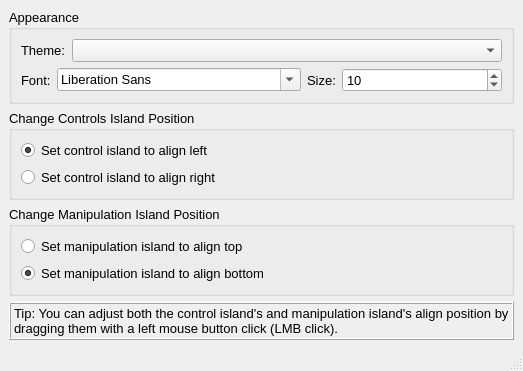
<?xml version="1.0" encoding="UTF-8"?>
<ui version="4.0">
 <class>PreferencesWindow</class>
 <widget class="QMainWindow" name="PreferencesWindow">
  <property name="geometry">
   <rect>
    <x>0</x>
    <y>0</y>
    <width>523</width>
    <height>371</height>
   </rect>
  </property>
  <property name="font">
   <font>
    <pointsize>10</pointsize>
   </font>
  </property>
  <property name="windowTitle">
   <string>Preferences</string>
  </property>
  <property name="windowIcon">
   <iconset>
    <normaloff>resources/icons/university.svg</normaloff>resources/icons/university.svg</iconset>
  </property>
  <widget class="QWidget" name="centralwidget">
   <layout class="QVBoxLayout" name="verticalLayout_3">
    <item>
     <widget class="QGroupBox" name="appearance_groupBox">
      <property name="title">
       <string>Appearance</string>
      </property>
      <layout class="QGridLayout" name="gridLayout">
       <item row="0" column="0">
        <layout class="QHBoxLayout" name="horizontalLayout">
         <item>
          <widget class="QLabel" name="themeSelector_label">
           <property name="font">
            <font>
             <pointsize>10</pointsize>
            </font>
           </property>
           <property name="text">
            <string>Theme:</string>
           </property>
          </widget>
         </item>
         <item>
          <widget class="QComboBox" name="themeSelector_comboBox">
           <property name="sizePolicy">
            <sizepolicy hsizetype="MinimumExpanding" vsizetype="Fixed">
             <horstretch>0</horstretch>
             <verstretch>0</verstretch>
            </sizepolicy>
           </property>
           <property name="font">
            <font>
             <pointsize>10</pointsize>
            </font>
           </property>
           <property name="statusTip">
            <string>Select a theme from the dropdown </string>
           </property>
          </widget>
         </item>
        </layout>
       </item>
       <item row="1" column="0">
        <layout class="QHBoxLayout" name="horizontalLayout_4">
         <item>
          <layout class="QHBoxLayout" name="horizontalLayout_3">
           <item>
            <widget class="QLabel" name="font_label">
             <property name="text">
              <string>Font:</string>
             </property>
            </widget>
           </item>
           <item>
            <widget class="QFontComboBox" name="fontComboBox">
             <property name="sizePolicy">
              <sizepolicy hsizetype="MinimumExpanding" vsizetype="Fixed">
               <horstretch>0</horstretch>
               <verstretch>0</verstretch>
              </sizepolicy>
             </property>
             <property name="statusTip">
              <string>Change the font across the entire app</string>
             </property>
             <property name="writingSystem">
              <enum>QFontDatabase::Latin</enum>
             </property>
             <property name="fontFilters">
              <set>QFontComboBox::MonospacedFonts|QFontComboBox::ProportionalFonts|QFontComboBox::ScalableFonts</set>
             </property>
             <property name="currentFont">
              <font>
               <pointsize>10</pointsize>
              </font>
             </property>
            </widget>
           </item>
          </layout>
         </item>
         <item>
          <layout class="QHBoxLayout" name="horizontalLayout_2">
           <item>
            <widget class="QLabel" name="fontSize_label">
             <property name="font">
              <font>
               <pointsize>10</pointsize>
              </font>
             </property>
             <property name="text">
              <string>Size:</string>
             </property>
            </widget>
           </item>
           <item>
            <widget class="QSpinBox" name="fontSize_spinBox">
             <property name="sizePolicy">
              <sizepolicy hsizetype="MinimumExpanding" vsizetype="Fixed">
               <horstretch>0</horstretch>
               <verstretch>0</verstretch>
              </sizepolicy>
             </property>
             <property name="font">
              <font>
               <pointsize>10</pointsize>
              </font>
             </property>
             <property name="statusTip">
              <string>Increase or decrease the font size across the entire app</string>
             </property>
             <property name="minimum">
              <number>6</number>
             </property>
             <property name="value">
              <number>10</number>
             </property>
            </widget>
           </item>
          </layout>
         </item>
        </layout>
       </item>
      </layout>
     </widget>
    </item>
    <item>
     <widget class="QGroupBox" name="controlIslandAlign_groupBox">
      <property name="title">
       <string>Change Controls Island Position</string>
      </property>
      <layout class="QVBoxLayout" name="verticalLayout">
       <item>
        <widget class="QRadioButton" name="controlIslandAlignLeft_radioButton">
         <property name="statusTip">
          <string>Set control island to align left</string>
         </property>
         <property name="text">
          <string>Set control island to align left</string>
         </property>
         <property name="checked">
          <bool>true</bool>
         </property>
        </widget>
       </item>
       <item>
        <widget class="QRadioButton" name="controlIslandAlignRight_radioButton">
         <property name="statusTip">
          <string>Set control island to align right</string>
         </property>
         <property name="text">
          <string>Set control island to align right</string>
         </property>
        </widget>
       </item>
      </layout>
     </widget>
    </item>
    <item>
     <widget class="QGroupBox" name="manipulationIslandAlign_groupBox">
      <property name="title">
       <string>Change Manipulation Island Position</string>
      </property>
      <layout class="QVBoxLayout" name="verticalLayout_2">
       <item>
        <widget class="QRadioButton" name="manipulationIslandAlignTop_radioButton">
         <property name="statusTip">
          <string>Set manipulation island to align top</string>
         </property>
         <property name="text">
          <string>Set manipulation island to align top</string>
         </property>
         <property name="checked">
          <bool>false</bool>
         </property>
        </widget>
       </item>
       <item>
        <widget class="QRadioButton" name="manipulationIslandAlignBottom_radioButton">
         <property name="statusTip">
          <string>Set manipulation island to align bottom</string>
         </property>
         <property name="text">
          <string>Set manipulation island to align bottom</string>
         </property>
         <property name="checked">
          <bool>true</bool>
         </property>
        </widget>
       </item>
      </layout>
     </widget>
    </item>
    <item>
     <widget class="QLabel" name="label">
      <property name="frameShape">
       <enum>QFrame::Box</enum>
      </property>
      <property name="frameShadow">
       <enum>QFrame::Raised</enum>
      </property>
      <property name="text">
       <string>Tip: You can adjust both the control island's and manipulation island's align position by dragging them with a left mouse button click (LMB click).</string>
      </property>
      <property name="wordWrap">
       <bool>true</bool>
      </property>
     </widget>
    </item>
   </layout>
  </widget>
  <widget class="QStatusBar" name="statusbar"/>
 </widget>
 <resources/>
 <connections/>
</ui>
